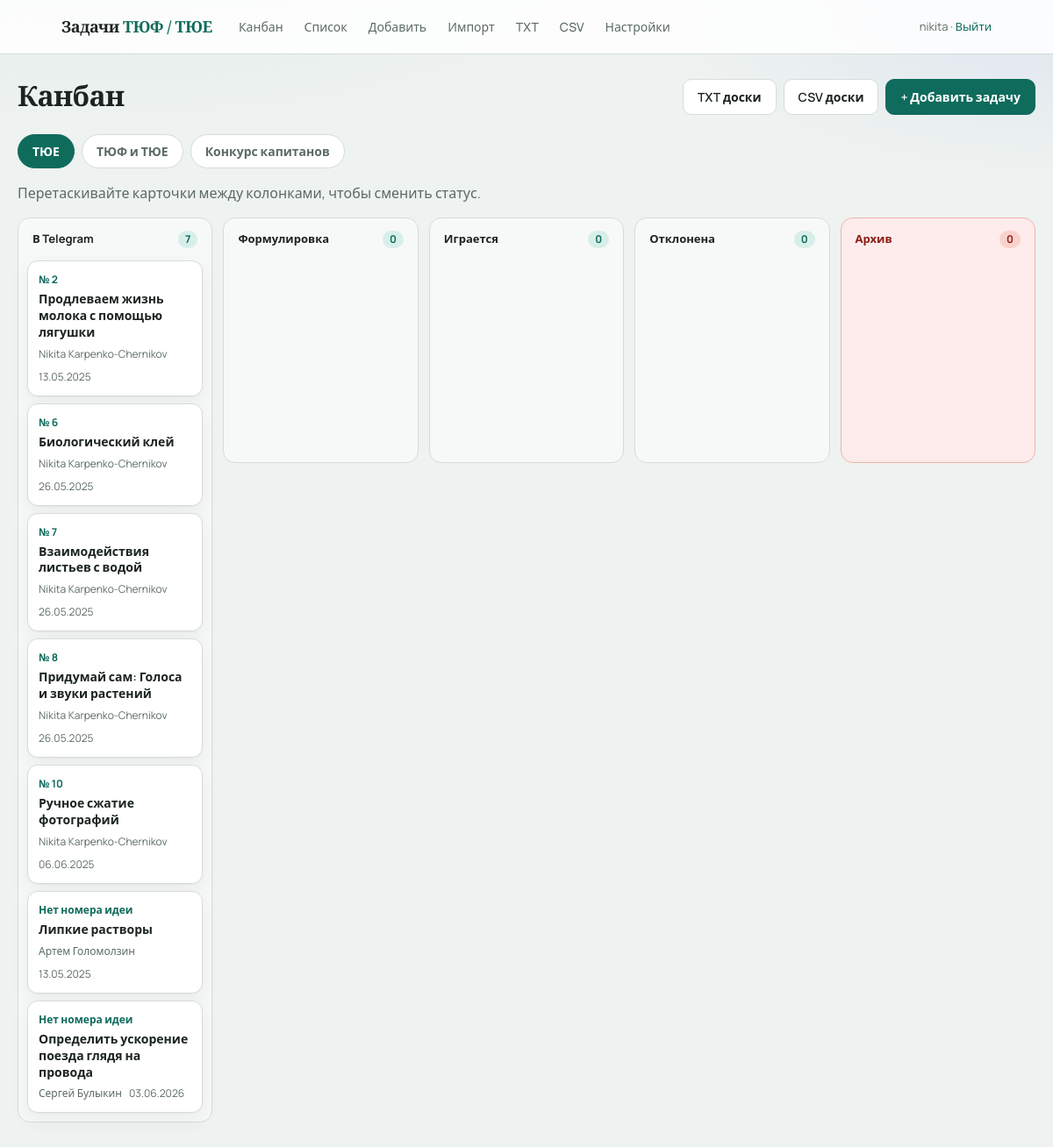
The app's page /kanban/tyue (signed in) with its own data.
### app/models.py (models this page shows)
class Task(Base):
    __tablename__ = "tasks"
    id = Column(Integer, primary_key=True, autoincrement=True)
    idea_number = Column(Integer, nullable=True, index=True)
    title = Column(String(500), nullable=True)
    condition = Column(Text, nullable=True)
    formulirovka = Column(Text, nullable=True)
    itogovaya_formulirovka = Column(Text, nullable=True)
    author = Column(String(100), nullable=True)
    naznachenie = Column(String(50), nullable=True)
    status = Column(String(50), default="tg", index=True)
    proverena = Column(String(20), nullable=True)
    archived = Column(Boolean, default=False, nullable=False)
    video_url = Column(String(1000), nullable=True)
    tags = Column(String(500), nullable=True)
    sources = Column(Text, nullable=True)
    telegram_url = Column(String(1000), nullable=True)
    telegram_datetime = Column(DateTime, nullable=False)
    answer_options = Column(Text, nullable=True)
    turnir = Column(String(20), nullable=True)
    turnir_year = Column(Integer, nullable=True)
    task_number = Column(Integer, nullable=True)
    etap_kk = Column(String(20), nullable=True)
    created_at = Column(DateTime, default=datetime.utcnow)
    updated_at = Column(DateTime, default=datetime.utcnow, onupdate=datetime.utcnow)
    comments = relationship(
        "Comment", back_populates="task", cascade="all, delete-orphan", order_by="Comment.created_at"
    )
    history = relationship(
        "TaskHistory",
        back_populates="task",
        cascade="all, delete-orphan",
        order_by="TaskHistory.created_at.desc()",
    )
    attachments = relationship(
        "Attachment",
        back_populates="task",
        cascade="all, delete-orphan",
        order_by="Attachment.created_at",
    )

### app/routes.py (the view)
@router.get("/kanban/{board}", response_class=HTMLResponse)
def kanban_board(request: Request, board: str, db: Session = Depends(get_db)):
    user = login_required(request)
    if not user:
        return RedirectResponse("/login", status_code=303)
    if board not in BOARD_STATUSES:
        raise HTTPException(status_code=404, detail="Нет такой доски")
    columns = BOARD_STATUSES[board]
    allowed = {s.value for s in columns}
    tasks = (
        db.query(Task)
        .filter(Task.naznachenie == board)
        .order_by(
            Task.idea_number.asc().nullslast(),
            Task.telegram_datetime.asc().nullslast(),
            Task.id.asc(),
        )
        .all()
    )
    attach_idea_occurrences(db, tasks)
    tasks = _sort_tasks_by_idea_display(tasks)
    tasks_by_status = {s.value: [] for s in columns}
    for task in tasks:
        key = task.status if task.status in allowed else columns[0].value
        tasks_by_status[key].append(task)
    return templates.TemplateResponse(
        request,
        "kanban.html",
        {
            "user": user,
            "board": board,
            "board_label": NAZNACHENIE_LABELS[board],
            "boards": NAZNACHENIE_LABELS,
            "columns": columns,
            "tasks_by_status": tasks_by_status,
            "status_short": STATUS_SHORT_LABELS,
            "format_igraetsya": format_igraetsya,
            "format_idea_label": format_idea_label,
        },
    )

### app/templates/kanban.html (shortened to what this page needs)
{% extends "base.html" %}
{% block main_class %}container container-wide{% endblock %}
{% block content %}
<div class="page-header">
  <h1>Канбан</h1>
  <div class="page-header-actions">
    <a class="btn secondary" href="/export/txt?naznachenie={{ board }}">TXT доски</a>
    <a class="btn secondary" href="/export/csv?naznachenie={{ board }}">CSV доски</a>
    <a class="btn primary" href="/new">+ Добавить задачу</a>
  </div>
</div>
<div class="board-tabs">
  {% for val, label in boards.items() %}
  <a href="/kanban/{{ val }}" class="board-tab {% if board == val %}active{% endif %}">{{ label }}</a>
  {% endfor %}
</div>
<p class="muted">Перетаскивайте карточки между колонками, чтобы сменить статус.</p>
<div class="kanban" id="kanban" data-board="{{ board }}">
  {% for st in columns %}
  <div class="kanban-col {% if st.value == 'archived' %}kanban-col-archive{% endif %}">
    <div class="kanban-col-header">
      <span>{{ status_short.get(st.value, st.label) }}</span>
      <span class="count" id="count-{{ st.value }}">{{ tasks_by_status.get(st.value, [])|length }}</span>
    </div>
    <div class="kanban-list" data-status="{{ st.value }}">
      {% for task in tasks_by_status.get(st.value, []) %}
      <article class="kanban-card {% if task.status == 'archived' %}kanban-card-archived{% endif %}" data-id="{{ task.id }}" draggable="false">
        <a href="/tasks/{{ task.id }}" class="kanban-card-link">
          <div class="kanban-card-num">{{ format_idea_label(task) }}</div>
          <div class="kanban-card-title">{{ task.title or 'Без названия' }}</div>
          <div class="kanban-card-meta">
            {% if task.author %}<span>{{ task.author }}</span>{% endif %}
            <span>{{ task.telegram_datetime.strftime('%d.%m.%Y') }}</span>
          </div>
          {% set ig = format_igraetsya(task) %}
        </a>
      </article>
      {% endfor %}
    </div>
  </div>
  {% endfor %}
</div>
{% endblock %}

### app/static/style.css (style rules this page uses)
:root { --bg: #eef2f0; --bg-accent: #e4ebe7; --surface: #ffffff; --ink: #1c2421; --muted: #5c6b64; --line: #d5ddd8; --brand: #0f6b5c; --brand-soft: #d8efe9; --brand-hover: #0b5347; --danger: #9b2c2c; --danger-bg: #fdf2f2; --shadow: 0 1px 2px rgba(28, 36, 33, 0.04), 0 8px 24px rgba(28, 36, 33, 0.06); --radius: 14px; --font: "Manrope", system-ui, sans-serif; --serif: "Source Serif 4", Georgia, serif; }
* { box-sizing: border-box; }
body { margin: 0; font-family: var(--font); background: radial-gradient(1200px 500px at 10% -10%, #d9ebe4 0%, transparent 55%), radial-gradient(900px 400px at 100% 0%, #dde5ef 0%, transparent 50%), var(--bg); color: var(--ink); line-height: 1.5; min-height: 100vh; }
a { color: var(--brand); text-decoration: none; }
.page-header { display: flex; justify-content: space-between; align-items: flex-start; gap: 16px; margin-bottom: 22px; }
.page-header h1 { margin: 0; font-family: var(--serif); font-size: 32px; font-weight: 600; letter-spacing: -0.02em; line-height: 1.2; }
.page-header-actions { display: flex; flex-wrap: wrap; gap: 8px; align-items: center; }
.btn { display: inline-block; padding: 9px 16px; border-radius: 10px; border: 1px solid var(--line); background: var(--surface); color: var(--ink); cursor: pointer; font-size: 14px; font-family: inherit; font-weight: 600; transition: background .15s, border-color .15s, transform .1s; }
.btn.primary { background: var(--brand); color: #fff; border-color: var(--brand); }
.btn.secondary { background: var(--surface); }
.muted { color: var(--muted); }
.board-tabs { display: flex; gap: 8px; flex-wrap: wrap; margin-bottom: 14px; }
.board-tab { padding: 8px 16px; border-radius: 999px; border: 1px solid var(--line); background: var(--surface); color: var(--muted); font-size: 14px; font-weight: 600; }
.board-tab.active { background: var(--brand); border-color: var(--brand); color: #fff; }
.kanban { display: grid; grid-template-columns: repeat(auto-fit, minmax(220px, 1fr)); gap: 12px; align-items: start; min-height: 60vh; }
.kanban-col { background: rgba(255, 255, 255, 0.55); border: 1px solid var(--line); border-radius: 14px; padding: 10px; min-height: 280px; }
.kanban-col-archive { background: #fdeceb; border-color: #f0b4ad; }
.kanban-col-archive .kanban-col-header { color: #8b1e14; }
.kanban-col-archive .kanban-col-header .count { background: #fad2cd; color: #8b1e14; }
.kanban-col-header { display: flex; justify-content: space-between; align-items: center; font-weight: 700; font-size: 13px; margin-bottom: 10px; padding: 4px 6px; color: var(--ink); }
.kanban-col-header .count { background: var(--brand-soft); color: var(--brand); border-radius: 999px; padding: 1px 8px; font-size: 12px; }
.kanban-list { min-height: 120px; display: flex; flex-direction: column; gap: 8px; }
.kanban-card { background: var(--surface); border-radius: 12px; border: 1px solid var(--line); box-shadow: var(--shadow); cursor: grab; }
.kanban-card-link { display: block; padding: 12px; color: inherit; text-decoration: none; }
.kanban-card-num { font-size: 12px; color: var(--brand); font-weight: 700; margin-bottom: 4px; }
.kanban-card-title { font-size: 14px; font-weight: 600; margin-bottom: 6px; line-height: 1.35; }
.kanban-card-meta { display: flex; gap: 8px; flex-wrap: wrap; font-size: 12px; color: var(--muted); }

### records on screen
Task: idea_number "№ 2", title "Продлеваем жизнь молока с помощью лягушки", author "Nikita Karpenko-Chernikov", telegram_datetime "13.05.2025"
Task: idea_number "№ 6", title "Биологический клей", author "Nikita Karpenko-Chernikov", telegram_datetime "26.05.2025"
Task: idea_number "№ 7", title "Взаимодействия листьев с водой", author "Nikita Karpenko-Chernikov", telegram_datetime "26.05.2025"
Task: idea_number "№ 8", title "Придумай сам: Голоса и звуки растений", author "Nikita Karpenko-Chernikov", telegram_datetime "26.05.2025"
Task: idea_number "№ 10", title "Ручное сжатие фотографий", author "Nikita Karpenko-Chernikov", telegram_datetime "06.06.2025"
Task: idea_number "Нет номера идеи", title "Липкие растворы", author "Артем Голомолзин", telegram_datetime "13.05.2025"
Task: idea_number "Нет номера идеи", title "Определить ускорение поезда глядя на провода", author "Сергей Булыкин", telegram_datetime "03.06.2026"

### other values on screen
{{ user }} "nikita"
{{ label }} "ТЮЕ" "ТЮФ и ТЮЕ" "Конкурс капитанов"
{{ status_short.get(st.value, st.label) }} "В Telegram" "Формулировка" "Играется" "Отклонена" "Архив"
{{ tasks_by_status.get(st.value, [])|length }} "7" "0" "0" "0" "0"
